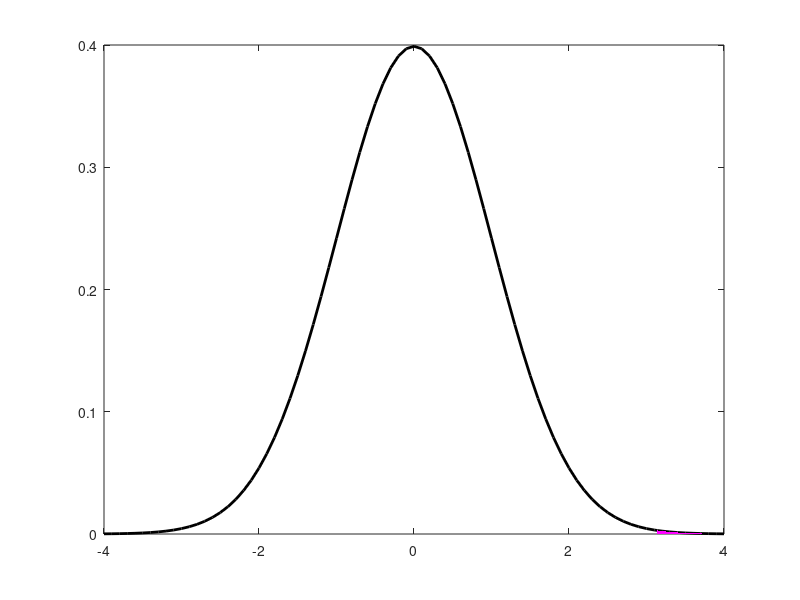

The MATLAB script that drew this image: (Note: this script raises an error after producing the figure.)
clear

%% Importance Sampling Example: Tail Probability
rng('default')   % Control random number generator

%% True Integral Value
mu = 0; sigma = 1;
% We take the following value as the true value for the integral 
True_Integral = 1 - cdf('Normal',pi,mu,sigma);  % Tail probability

%% Plotting the region of interest
x_Values = [-4:0.1:3.1, pi, 3.2:0.1:4];  % Sequence from -5 to 5 by 0.1
% Theoretical Standard Normal PDF
PD_Normal = makedist('Normal','mu',0,'sigma',1);
PDF_Normal = pdf(PD_Normal,x_Values);

plot(x_Values,PDF_Normal,'LineWidth',2,'Color','black')
hold on;
% Colouring the region under the curve after pi
AfterPi = x_Values >= pi;
patch([x_Values(AfterPi) flip(x_Values(AfterPi))], ...
    [zeros(size(PDF_Normal(AfterPi))) flip(PDF_Normal(AfterPi))], ...
    'magenta','EdgeColor','none')
xline(pi,'LineWidth',2,'Color','cyan')
text(3.2,0.15,'\pi','FontSize',27)
title('Region $Z \geq \pi$','fontsize',34,'Interpreter','latex')
xlabel('z','fontsize',21,'Interpreter','latex')
ylabel('PDF','fontsize',21,'Interpreter','latex')
legend({'$\mathcal{N}(0,1)$'},'Interpreter','latex','Location', ...
    'northeast','FontSize', 30);
hold off;

%% Zoom in on the coloured region in the tail
plot(x_Values,PDF_Normal,'LineWidth',2,'Color','black')
hold on;
% Coloring the region under the curve after pi 
AfterPi = x_Values >= pi;
patch([x_Values(AfterPi) flip(x_Values(AfterPi))], ...
    [zeros(size(PDF_Normal(AfterPi))) flip(PDF_Normal(AfterPi))], ...
    'magenta','EdgeColor','none')
xline(pi,'LineWidth',2,'Color','cyan')
xlim([3 4])
text(3.15,0.004,'\pi','FontSize',27)
title('Zoomed-In Region $Z \geq \pi$', ...
    'fontsize',34,'fontweight','bold','Interpreter','latex')
xlabel('z','fontsize',21,'Interpreter','latex')
ylabel('PDF','fontsize',21,'Interpreter','latex')
legend({'$\mathcal{N}(0,1)$'},'Interpreter','latex','Location', ...
    'northeast','fontsize', 30);
hold off;



%% Monte Carlo Integration 
tic
n = 10000;   % Sample size
% Generate n realizations from N(0,1)
StandardNormal_Realization = random('Normal',mu,sigma,[n 1]); 
% MC integral estimate: mean of indicator functions
MC_Integral_Estimate = mean(StandardNormal_Realization>=pi);
toc

% Variance of MC estimator (= MSE, by unbiasedness)
MSE_MCIntegration = 1/(n*(n-1))*sum( ...
    (StandardNormal_Realization>=pi - MC_Integral_Estimate).^2);


%% Importance Sampling: Exponential Proposal PDF
tic
% Generate n realizations from Expo(1)
Exponential_Realization = random('Exponential',1,[n 1]);
% Indicator function: Z >= pi
Select_Exponential = Exponential_Realization( ...
    Exponential_Realization>=pi,1);
% IS integral estimate: mean of exponential quadratic
Transform_Exponential = exp(-0.5*Select_Exponential.^2)./exp( ...
    -Select_Exponential);
IS_Exponential = (1/sqrt(2*pi))*(sum(Transform_Exponential)/n); 
toc

% Variance of IS estimator (= MSE, by unbiasedness)
MSE_Exponential = 1/(n-1)*sum( ...
    ((1/sqrt(2*pi))*Transform_Exponential - IS_Exponential).^2 );


%% Importance Sampling: Truncated Exponential Proposal PDF
tic
% Generate n realizations from Unif(0,1)
U = random('Uniform',0,1,[n 1]); 
% Transform to CDF of truncated exponential
TruncatedExponential_Realization = pi - log(1-U);
% IS integral estimate: mean of exponential quadratic
Transform_Truncated = exp(-0.5*TruncatedExponential_Realization.^2 ...
    )./exp(-TruncatedExponential_Realization + pi);
% Mean function can be used because we do not have any deleted zeros
IS_TruncatedExponential = (1/sqrt(2*pi))*mean(Transform_Truncated);  
toc

% Variance of MC estimator (= MSE, by unbiasedness)
MSE_TruncatedExponential = 1/(n-1)*sum( ...
    ((1/sqrt(2*pi))*Transform_Truncated - IS_TruncatedExponential).^2 );


%% Importance Sampling: Gamma Proposal PDF
tic
% Generate n realizations from Gamma(1,2)
Gamma_Realization = random('Gamma',1,2,[n 1]);
% Indicator function: Z >= pi
Select_Gamma = Gamma_Realization(Gamma_Realization>=pi,1);
% IS integral estimate: mean of exponential quadratic
Transform_Gamma = exp(-0.5*Select_Gamma.^2)./exp(-0.5*Select_Gamma);
IS_Gamma = (sqrt(2)/sqrt(pi))*(sum(Transform_Gamma)/n);
toc

% Variance of MC estimator (= MSE, by unbiasedness)
MSE_Gamma = 1/(n-1)*sum( ...
    ((sqrt(2)/sqrt(pi))*Transform_Gamma - IS_Gamma).^2 );


%% Importance Sampling: Weibull Proposal PDF
tic
alpha = 2; beta = sqrt(2);
% Generate n realizations from Weibull(2,sqrt(2))
Weibull_Realization = random('Weibull',alpha,beta,[n 1]);
% Indicator function: Z >= pi
Select_Weibull = Weibull_Realization(Weibull_Realization>=pi,1);
% IS integral estimate: mean of 1/Z
Transform_Weibull = 1./Select_Weibull;
IS_Weibull = (1/sqrt(2*pi))*(sum(Transform_Weibull)/n);
toc

% Variance of MC estimator (= MSE, by unbiasedness)
MSE_Weibull = 1/(n-1)*sum( ...
    ((1/sqrt(2*pi))*Transform_Weibull - IS_Weibull).^2 );


%% Tails Comparison
x_Values = -5:0.1:10;  % Sequence from -5 to 10 by steps of 0.1

% Theoretical Standard Normal PDF
PD_Normal = makedist('Normal','mu',0,'sigma',1);
PDF_Normal = pdf(PD_Normal,x_Values);
% Theoretical Standard Exponential PDF
PD_Exponential = makedist('Exponential',1);
PDF_Exponential = pdf(PD_Exponential,x_Values);
% Theoretical Standard Truncated Exponential PDF
PD_Exponential_Truncated = truncate(PD_Exponential,pi,inf);
PDF_Exponential_Truncated = pdf(PD_Exponential_Truncated,x_Values);
% Theoretical Standard Weibull PDF
PD_Gamma = makedist('Gamma',1,2);
PDF_Gamma= pdf(PD_Gamma,x_Values);
% Theoretical Standard Weibull PDF
PD_Weibull = makedist('Weibull',2,sqrt(2));
PDF_Weibull= pdf(PD_Weibull,x_Values);

plot(x_Values,PDF_Normal,'LineWidth',2,'Color','black')
hold on;
plot(x_Values,PDF_Exponential,'LineWidth',2,'Color','blue')
plot(x_Values,PDF_Exponential_Truncated,'LineWidth',2,'Color','cyan')
plot(x_Values,PDF_Gamma,'LineWidth',2,'Color','magenta')
plot(x_Values,PDF_Weibull,'LineWidth',2,'Color','red')

title('Comparison of PDFs','FontSize',27,'Interpreter','latex')
xlabel('z','FontSize',21,'Interpreter','latex')
ylabel('PDF','FontSize',21,'Interpreter','latex')
legend({'$\mathcal{N}(0,1)$','Expo$(1)$','$\mathcal{T}$Expo$(1,\pi)$', ...
    'Gamma$(1,2)$','Weibull$(2,\sqrt{2})$'}, ...
    'Location','northeast','FontSize',30,'Interpreter','latex');
hold off;


%% Likelihood Ratio Comparison
plot(x_Values,PDF_Normal./PDF_Exponential,'LineWidth',2,'Color','blue')
hold on;
plot(x_Values,PDF_Normal./PDF_Exponential_Truncated, ...
    'LineWidth',2,'Color','cyan')
plot(x_Values,PDF_Normal./PDF_Gamma,'LineWidth',2,'Color','magenta')
plot(x_Values,PDF_Normal./PDF_Weibull,'LineWidth',2,'Color','red')

title('Likelihood Ratios','FontSize',27,'Interpreter','latex')
xlim([0 5])
xlabel('z','FontSize',21,'Interpreter','latex')
ylabel('PDF','FontSize',21,'Interpreter','latex')
legend({'Expo$(1)$','$\mathcal{T}$Expo$(1,\pi)$', ...
    'Gamma$(1,2)$','Weibull$(2,\sqrt{2})$'}, ...
    'Location','northeast','FontSize',30,'Interpreter','latex');
hold off;








%%%%%%%%%%%%%%%%%%%%%%%%%%%%%%%%%%%%%%%%%%%%%%%%%%%%%%%%%%%%%%%%%%%%%%%%%%%
%% Plot over sample size
rng('default')   % Control random number generator

tic
% Sequence of sample size from 1000 to 100,000 by steps of 1000
n_Values = 1000:1000:100000;   
% Next, create empty vectors to store values:
MC_Integral_Estimates = zeros(size(n_Values));
IS_Exponential = zeros(size(n_Values));
IS_TruncatedExponential = zeros(size(n_Values));
IS_Gamma = zeros(size(n_Values));
IS_Weibull = zeros(size(n_Values));

MSE_MCIntegration = zeros(size(n_Values));
MSE_Exponential = zeros(size(n_Values));
MSE_TruncatedExponential = zeros(size(n_Values));
MSE_Gamma = zeros(size(n_Values));
MSE_Weibull = zeros(size(n_Values));

for i = 1:length(n_Values)
    N = n_Values(i);

    %%% MC Integration
    % Generate n realizations from N(0,1)
    StandardNormal_N_Realization = random('Normal',0,1,[N 1]);
    % MC integral estimate: mean of indicator functions
    MC_Integral_Estimates(i) = mean(StandardNormal_N_Realization>=pi);
    % Variance (=MSE) of estimator
    MSE_MCIntegration(i) = 1/(N-1)*sum( ...
        (StandardNormal_N_Realization>=pi - ...
        MC_Integral_Estimates(i)).^2 );

    %%% IS: Exponential 
    % Generate n realizations from Expo(1)
    Exponential_N_Realization = random('Exponential',1,[N 1]);
    % Indicator function: Z >= pi
    Select_N_Exponential = Exponential_N_Realization( ...
        Exponential_N_Realization>=pi,1);
    % IS integral estimate: mean of exponential quadratic
    Transform_N_Exponential = exp(-0.5*Select_N_Exponential.^2 + ...
        Select_N_Exponential);
    IS_Exponential(i) = (1/sqrt(2*pi))*(sum(Transform_N_Exponential)/N); 
    % Variance (=MSE) of estimator
    MSE_Exponential(i) = 1/(N-1)*sum( ...
        ((1/sqrt(2*pi))*Transform_N_Exponential - ...
        IS_Exponential(i)).^2 );

    %%% IS: Truncated Exponential
    % Generate n realizations from Unif(0,1)
    U = random('Uniform',0,1,[N 1]); 
    % Transform to CDF of truncated exponential
    TruncatedExponential_N_Realization = pi - log(1-U);
    % IS integral estimate: mean of exponential quadratic
    Transform_N_Truncated = exp(-0.5* ...
        TruncatedExponential_N_Realization.^2 ...
        + TruncatedExponential_N_Realization - pi);
    % Mean function can be used because we do not have any deleted zeros
    IS_TruncatedExponential(i) = (1/sqrt(2*pi))*mean( ...
        Transform_N_Truncated);  
    % Variance (=MSE) of estimator
    MSE_TruncatedExponential(i) = 1/(N-1)*sum( ((1/sqrt(2*pi))* ...
        Transform_N_Truncated - IS_TruncatedExponential(i)).^2 );
    
    %%% IS: Gamma
    % Generate n realizations from Gamma(1,2)
    Gamma_N_Realization = random('Gamma',1,2,[N 1]);
    % Indicator function: Z >= pi
    Select_N_Gamma = Gamma_N_Realization(Gamma_N_Realization>=pi,1);
    % IS integral estimate: mean of exponential quadratic
    Transform_N_Gamma = exp(-0.5*Select_N_Gamma.^2 + 0.5*Select_N_Gamma);
    IS_Gamma(i) = (sqrt(2)/sqrt(pi))*(sum(Transform_N_Gamma)/N);
    % Variance (=MSE) of estimator
    MSE_Gamma(i) = 1/(N-1)*sum( ...
        ((sqrt(2)/sqrt(pi))*Transform_N_Gamma - IS_Gamma(i)).^2 );

    %%% IS: Weibull
    alpha = 2; beta = sqrt(2);
    % Generate n realizations from Weibull(2,sqrt(2))
    Weibull_N_Realization = random('Weibull',alpha,beta,[N 1]);
    % Indicator function: Z >= pi
    Select_N_Weibull = Weibull_N_Realization( ...
        Weibull_N_Realization>=pi,1);
    % IS integral estimate: mean of 1/Z
    Transform_N_Weibull = 1./Select_N_Weibull;
    IS_Weibull(i) = (1/sqrt(2*pi))*(sum(Transform_N_Weibull)/N);
    % Variance (=MSE) of estimator
    MSE_Weibull(i) = 1/(N-1)*sum( ...
        ((1/sqrt(2*pi))*Transform_N_Weibull - IS_Weibull(i)).^2 );
end
toc


%%% Plot the estimates
plot(n_Values,MC_Integral_Estimates,'LineWidth',2,'Color','yellow')
hold on;
plot(n_Values,IS_Exponential,'LineWidth',2,'Color','cyan')
plot(n_Values,IS_TruncatedExponential,'LineWidth',2,'Color','magenta')
plot(n_Values,IS_Gamma,'LineWidth',2,'Color','green')
plot(n_Values,IS_Weibull,'LineWidth',2,'Color','blue')

title('Convergence of Estimators','FontSize',27,'Interpreter','latex')
yline(True_Integral,'LineWidth',2);
xlabel('Sample Size $n$','FontSize',21,'Interpreter','latex')
ylabel('Probability','FontSize',21,'Interpreter','latex')
legend({'MC Integration','IS $\sim$ Expo$(1)$', ...
    'IS $\sim$ $\mathcal{T}$Expo$(1,\pi)$','IS $\sim$ Gamma$(1,2)$', ...
    'IS $\sim$ Weibull$(2,\sqrt{2})$'}, ...
    'Location','northeast','FontSize',30,'Interpreter','latex');
hold off;



%%% Plot the estimates: Without Weibull
plot(n_Values,MC_Integral_Estimates,'LineWidth',2,'Color','yellow')
hold on;
plot(n_Values,IS_Exponential,'LineWidth',2,'Color','cyan')
plot(n_Values,IS_TruncatedExponential,'LineWidth',2,'Color','magenta')
plot(n_Values,IS_Gamma,'LineWidth',2,'Color','green')

title('Convergence of Estimators $\backslash$Weibull', ...
    'FontSize',27,'Interpreter','latex')
yline(True_Integral,'LineWidth',2);
xlabel('Sample Size $n$','FontSize',21,'Interpreter','latex')
ylabel('Probability','FontSize',21,'Interpreter','latex')
legend({'MC Integration','IS $\sim$ Expo$(1)$', ...
    'IS $\sim$ $\mathcal{T}$Expo$(1,\pi)$','IS $\sim$ Gamma$(1,2)$'}, ...
    'Location','northeast','FontSize',30,'Interpreter','latex');
hold off;


%%% MSE plot
% Apply a logarithmic transformation to improve comparison
plot(n_Values,log(MSE_MCIntegration),'LineWidth',2,'Color','yellow')
hold on;
plot(n_Values,log(MSE_Exponential),'LineWidth',2,'Color','cyan')
plot(n_Values,log(MSE_TruncatedExponential), ...
    'LineWidth',2,'Color','magenta')
plot(n_Values,log(MSE_Gamma),'LineWidth',2,'Color','green')
plot(n_Values,log(MSE_Weibull),'LineWidth',2,'Color','blue')
Orange = [240 100 10]/256;
plot(n_Values,log(1./sqrt(n_Values)),'LineWidth',2,'Color',Orange)

title('$\log$(MSE) Comparison','fontsize',27,'Interpreter','latex')
xlabel('Sample Size $n$','FontSize',21,'Interpreter','latex')
ylabel('$\log$(MSE)','FontSize',21,'Interpreter','latex')
legend({'MC Integration','IS $\sim$ Expo$(1)$', ...
    'IS $\sim$ $\mathcal{T}$Expo$(1,\pi)$','IS $\sim$ Gamma$(1,2)$', ...
    'IS $\sim$ Weibull$(2,\sqrt{2})$','$\mathcal{O}(n^{-1/2})$'}, ...
    'Location','northeast','FontSize',30,'Interpreter','latex');
hold off;